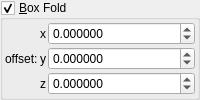
    <widget class="MyGroupBox" name="groupCheck_transf_function_enabledA_false">
     <property name="title">
      <string>&amp;Box Fold</string>
     </property>
     <property name="checkable">
      <bool>true</bool>
     </property>
     <layout class="QVBoxLayout" name="verticalLayout_11" stretch="0">
      <property name="spacing">
       <number>2</number>
      </property>
      <property name="leftMargin">
       <number>2</number>
      </property>
      <property name="topMargin">
       <number>2</number>
      </property>
      <property name="rightMargin">
       <number>2</number>
      </property>
      <property name="bottomMargin">
       <number>2</number>
      </property>
      <item>
       <layout class="QGridLayout" name="gridLayout_64" columnstretch="0,0,0,1">
        <property name="spacing">
         <number>2</number>
        </property>
        <item row="3" column="2">
         <widget class="QLabel" name="label_124">
          <property name="text">
           <string notr="true">z</string>
          </property>
         </widget>
        </item>
        <item row="1" column="2">
         <widget class="QLabel" name="label_123">
          <property name="text">
           <string notr="true">x</string>
          </property>
         </widget>
        </item>
        <item row="1" column="3">
         <widget class="MyDoubleSpinBox" name="spinbox3_transf_addition_constant_111_x">
          <property name="sizePolicy">
           <sizepolicy hsizetype="Minimum" vsizetype="Maximum">
            <horstretch>0</horstretch>
            <verstretch>0</verstretch>
           </sizepolicy>
          </property>
          <property name="prefix">
           <string/>
          </property>
          <property name="decimals">
           <number>6</number>
          </property>
          <property name="minimum">
           <double>-99.989999999999995</double>
          </property>
          <property name="singleStep">
           <double>0.100000000000000</double>
          </property>
         </widget>
        </item>
        <item row="2" column="3">
         <widget class="MyDoubleSpinBox" name="spinbox3_transf_addition_constant_111_y">
          <property name="sizePolicy">
           <sizepolicy hsizetype="Minimum" vsizetype="Maximum">
            <horstretch>0</horstretch>
            <verstretch>0</verstretch>
           </sizepolicy>
          </property>
          <property name="decimals">
           <number>6</number>
          </property>
          <property name="minimum">
           <double>-99.989999999999995</double>
          </property>
          <property name="maximum">
           <double>99.989999999999995</double>
          </property>
          <property name="singleStep">
           <double>0.100000000000000</double>
          </property>
         </widget>
        </item>
        <item row="2" column="2">
         <widget class="QLabel" name="label_122">
          <property name="text">
           <string notr="true">y</string>
          </property>
         </widget>
        </item>
        <item row="3" column="3">
         <widget class="MyDoubleSpinBox" name="spinbox3_transf_addition_constant_111_z">
          <property name="sizePolicy">
           <sizepolicy hsizetype="Minimum" vsizetype="Maximum">
            <horstretch>0</horstretch>
            <verstretch>0</verstretch>
           </sizepolicy>
          </property>
          <property name="decimals">
           <number>6</number>
          </property>
          <property name="minimum">
           <double>-99.989999999999995</double>
          </property>
          <property name="maximum">
           <double>99.989999999999995</double>
          </property>
          <property name="singleStep">
           <double>0.100000000000000</double>
          </property>
         </widget>
        </item>
        <item row="2" column="1">
         <widget class="QLabel" name="label_257">
          <property name="text">
           <string>offset:</string>
          </property>
         </widget>
        </item>
       </layout>
      </item>
     </layout>
    </widget>
